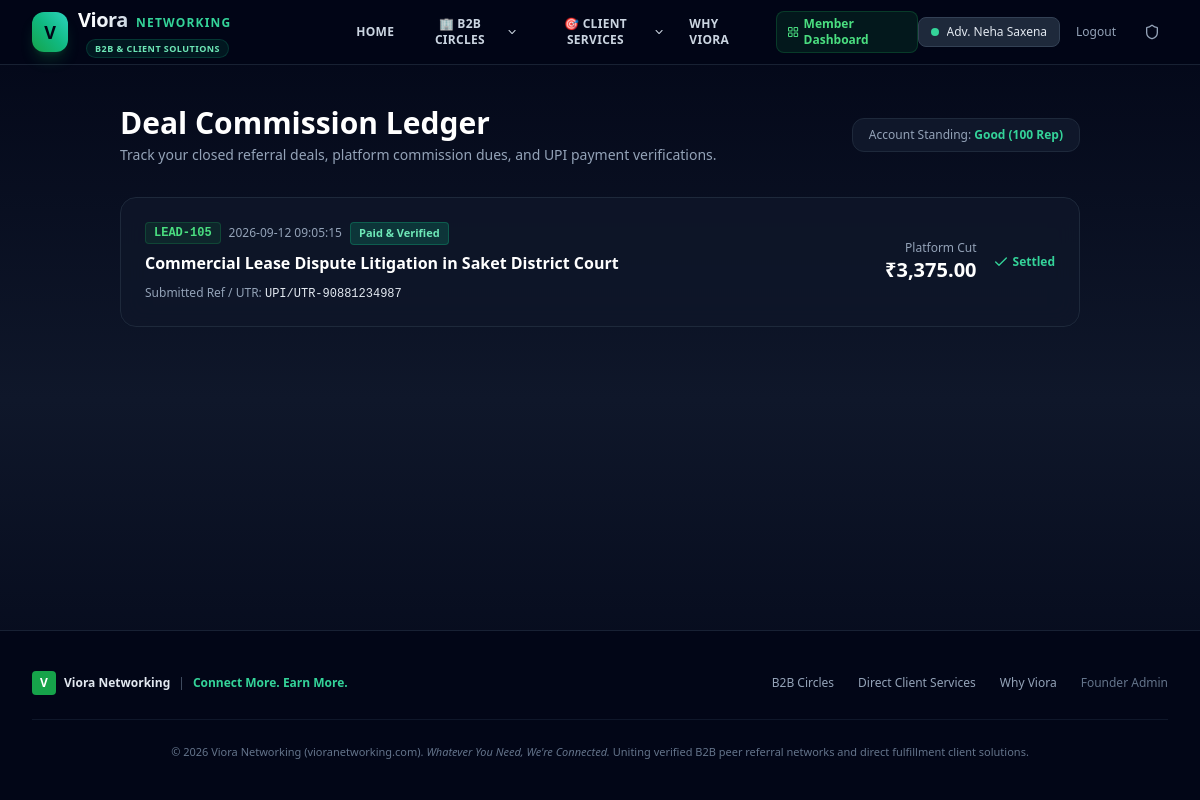
The app's page /ledger (signed in) with its own data.
### tables this page shows
CREATE TABLE users (
        id INTEGER PRIMARY KEY AUTOINCREMENT,
        full_name TEXT NOT NULL,
        phone_number TEXT NOT NULL,
        whatsapp_number TEXT NOT NULL,
        profession_category TEXT NOT NULL,
        profession_custom TEXT,
        group_id INTEGER,
        city_area TEXT NOT NULL,
        business_name TEXT,
        years_experience INTEGER DEFAULT 1,
        rera_or_license_id TEXT,
        source_channel TEXT,
        consent_share_contact INTEGER DEFAULT 1,
        verification_status TEXT DEFAULT 'approved', -- 'pending', 'approved', 'rejected'
        reputation_score INTEGER DEFAULT 100,
        role TEXT DEFAULT 'member', -- 'member', 'admin'
        subscription_status TEXT DEFAULT 'trial', -- 'trial', 'active', 'expired'
        trial_ends_at TIMESTAMP,
        created_at TIMESTAMP DEFAULT CURRENT_TIMESTAMP,
        FOREIGN KEY (group_id) REFERENCES vertical_groups (id)
    );

CREATE TABLE commission_ledger (
        id INTEGER PRIMARY KEY AUTOINCREMENT,
        lead_id INTEGER NOT NULL,
        payer_id INTEGER NOT NULL,
        amount REAL NOT NULL,
        status TEXT DEFAULT 'pending', -- 'pending', 'proof_submitted', 'verified'
        payment_method TEXT DEFAULT 'UPI',
        proof_reference TEXT,
        proof_notes TEXT,
        created_at TIMESTAMP DEFAULT CURRENT_TIMESTAMP,
        FOREIGN KEY (lead_id) REFERENCES leads (id),
        FOREIGN KEY (payer_id) REFERENCES users (id)
    );

CREATE TABLE leads (
        id INTEGER PRIMARY KEY AUTOINCREMENT,
        lead_token TEXT UNIQUE,
        group_id INTEGER NOT NULL,
        author_id INTEGER NOT NULL,
        title TEXT NOT NULL,
        deal_type TEXT NOT NULL, -- 'buy', 'sell', 'rent', 'project', 'client_consult', 'other'
        sub_location TEXT NOT NULL,
        budget_range TEXT NOT NULL,
        description TEXT NOT NULL,
        expected_commission TEXT,
        status TEXT DEFAULT 'open', -- 'open', 'claimed', 'in_progress', 'closed', 'disputed'
        claimed_by_id INTEGER,
        claimed_at TIMESTAMP,
        closed_at TIMESTAMP,
        deal_value REAL DEFAULT 0,
        commission_earned REAL DEFAULT 0,
        platform_fee REAL DEFAULT 0,
        created_at TIMESTAMP DEFAULT CURRENT_TIMESTAMP,
        FOREIGN KEY (group_id) REFERENCES vertical_groups (id),
        FOREIGN KEY (author_id) REFERENCES users (id),
        FOREIGN KEY (claimed_by_id) REFERENCES users (id)
    );

### main.py (the view)
@app.get("/ledger", response_class=HTMLResponse)
async def ledger_page(request: Request):
    current_user = get_current_user(request)
    if not current_user:
        return RedirectResponse(url="/login", status_code=302)
    ledger_entries = models.get_commission_ledger(current_user["id"])
    return templates.TemplateResponse(request=request, name="ledger.html", context={
        "current_user": current_user,
        "ledger_entries": ledger_entries
    })

### templates/ledger.html (shortened to what this page needs)
{% extends "layout.html" %}
{% block content %}
<div class="max-w-5xl mx-auto px-4 sm:px-6 lg:px-8 py-10" x-data="{ proofModal: false, selectedLedgerId: null, selectedAmount: 0 }">
  <div class="mb-8 flex flex-col sm:flex-row sm:items-center justify-between gap-4">
    <div>
      <h1 class="text-2xl sm:text-3xl font-extrabold text-white">Deal Commission Ledger</h1>
      <p class="text-xs sm:text-sm text-slate-400 mt-1">Track your closed referral deals, platform commission dues, and UPI payment verifications.</p>
    </div>
    <div class="flex items-center gap-3">
      <div class="px-4 py-2 rounded-xl bg-slate-900 border border-slate-800 text-xs">
        <span class="text-slate-400">Account Standing:</span> <strong class="text-emerald-400">Good (100 Rep)</strong>
      </div>
    </div>
  </div>
  {% if ledger_entries %}
    <div class="space-y-4">
      {% for entry in ledger_entries %}
        <div class="p-6 rounded-2xl glass-card border border-slate-800 flex flex-col md:flex-row md:items-center justify-between gap-6">
          <div class="space-y-1.5">
            <div class="flex items-center gap-2">
              <span class="font-mono text-xs font-bold text-brand-400 bg-brand-500/10 px-2 py-0.5 rounded border border-brand-500/20">
                {{ entry.lead_token }}
              </span>
              <span class="text-xs text-slate-400">{{ entry.created_at }}</span>
              {% if entry.status == 'verified' %}
                <span class="text-[11px] font-bold px-2 py-0.5 rounded bg-emerald-500/20 text-emerald-300 border border-emerald-500/30">
                  Paid & Verified
                </span>
              {% elif entry.status == 'proof_submitted' %}
                <span class="text-[11px] font-bold px-2 py-0.5 rounded bg-amber-500/20 text-amber-300 border border-amber-500/30">
                  Verification Pending
                </span>
              {% else %}
                <span class="text-[11px] font-bold px-2 py-0.5 rounded bg-rose-500/20 text-rose-300 border border-rose-500/30">
                  Payment Due
                </span>
              {% endif %}
            </div>
            <h3 class="text-base font-bold text-white">{{ entry.lead_title }}</h3>
            {% if entry.proof_reference %}
              <div class="text-xs text-slate-400 pt-1">
                <span>Submitted Ref / UTR: <code class="text-slate-200">{{ entry.proof_reference }}</code></span>
              </div>
            {% endif %}
          </div>
          <div class="flex items-center gap-4 shrink-0">
            <div class="text-right">
              <div class="text-xs text-slate-400">Platform Cut</div>
              <div class="text-xl font-extrabold text-white">₹{{ "{:,.2f}".format(entry.amount) }}</div>
            </div>
            {% if entry.status == 'pending' %}
              <button @click="selectedLedgerId = {{ entry.id }}; selectedAmount = '{{ entry.amount }}'; proofModal = true" class="py-2.5 px-4 rounded-xl bg-gradient-to-r from-brand-600 to-emerald-500 hover:from-brand-500 hover:to-emerald-400 text-slate-950 font-bold text-xs shadow-md transition">
                Pay via UPI
              </button>
            {% elif entry.status == 'proof_submitted' %}
              <span class="text-xs text-amber-400 font-medium italic">Under Review</span>
            {% elif entry.status == 'verified' %}
              <span class="text-xs text-emerald-400 font-bold flex items-center gap-1">
                <i data-lucide="check" class="w-4 h-4"></i> Settled
              </span>
            {% endif %}
          </div>
        </div>
      {% endfor %}
    </div>
  {% endif %}
</div>
{% endblock %}

### templates/layout.html (shortened to what this page needs)
<!DOCTYPE html>
<html lang="en" class="h-full bg-slate-950 text-slate-100">
<head>
  <script src="https://cdn.tailwindcss.com"></script>
</head>
<body class="min-h-full flex flex-col bg-gradient-to-b from-slate-950 via-slate-900 to-slate-950 font-sans antialiased text-slate-200 selection:bg-brand-500 selection:text-white pb-16 md:pb-0">
  <header class="sticky top-0 z-50 border-b border-slate-800/80 bg-slate-950/90 backdrop-blur-md">
    <div class="max-w-7xl mx-auto px-4 sm:px-6 lg:px-8 h-16 flex items-center justify-between">
      <a href="/" class="flex items-center gap-2.5 group">
        <div class="w-10 h-10 rounded-xl bg-gradient-to-tr from-brand-600 via-emerald-500 to-teal-400 flex items-center justify-center text-slate-950 shadow-lg shadow-brand-500/20 group-hover:scale-105 transition-transform font-black text-lg">
          V
        </div>
        <div>
          <span class="text-xl font-extrabold tracking-tight bg-gradient-to-r from-white via-slate-100 to-slate-300 bg-clip-text text-transparent">Viora</span>
          <span class="text-xs uppercase tracking-widest font-bold text-emerald-400 ml-1">Networking</span>
          <span class="hidden sm:inline-block ml-2 text-[9px] uppercase tracking-wider font-bold px-2 py-0.5 rounded-full bg-emerald-500/10 text-emerald-300 border border-emerald-500/20">B2B & Client Solutions</span>
        </div>
      </a>
      <nav class="hidden lg:flex items-center gap-6 text-sm font-semibold text-slate-300">
        <a href="/" class="hover:text-white transition-colors tracking-wide uppercase text-xs">Home</a>
        <div x-data="{ open: false }" class="relative" @click.away="open = false">
          <button @click="open = !open" class="flex items-center gap-1 hover:text-white transition-colors tracking-wide uppercase text-xs focus:outline-none">
            <span>🏢 B2B Circles</span>
            <i data-lucide="chevron-down" class="w-3.5 h-3.5 transition-transform" :class="open ? 'rotate-180' : ''"></i>
          </button>
        </div>
        <div x-data="{ open: false }" class="relative" @click.away="open = false">
          <button @click="open = !open" class="flex items-center gap-1 hover:text-white transition-colors tracking-wide uppercase text-xs focus:outline-none">
            <span>🎯 Client Services</span>
            <i data-lucide="chevron-down" class="w-3.5 h-3.5 transition-transform" :class="open ? 'rotate-180' : ''"></i>
          </button>
        </div>
        <a href="/#advantages" class="hover:text-white transition-colors tracking-wide uppercase text-xs">Why Viora</a>
        {% if current_user %}
          <a href="/app" class="text-brand-400 hover:text-brand-300 flex items-center gap-1 text-xs font-bold px-2.5 py-1 rounded-lg bg-brand-500/10 border border-brand-500/20">
            <i data-lucide="layout-grid" class="w-3.5 h-3.5"></i> Member Dashboard
          </a>
        {% endif %}
      </nav>
      <div class="flex items-center gap-3">
        {% if current_user %}
          <div class="flex items-center gap-2">
            <a href="/app" class="hidden sm:flex items-center gap-2 px-3 py-1.5 rounded-lg bg-slate-800 hover:bg-slate-700 text-xs text-slate-200 border border-slate-700 transition">
              <span class="w-2 h-2 rounded-full bg-emerald-400 animate-pulse"></span>
              <span class="font-medium truncate max-w-[120px]">{{ current_user.full_name }}</span>
            </a>
            <a href="/logout" class="text-xs text-slate-400 hover:text-white px-2 py-1">Logout</a>
          </div>
        {% endif %}
        <a href="/admin" title="Founder Admin Portal" class="p-2 text-slate-400 hover:text-brand-400 transition-colors rounded-lg hover:bg-slate-800">
          <i data-lucide="shield" class="w-4 h-4"></i>
        </a>
      </div>
    </div>
  </header>
  <main class="flex-1">
    {% block content %}{% endblock %}
  </main>
  <footer class="border-t border-slate-800/80 bg-slate-950 text-slate-400 text-xs py-10 mt-20">
    <div class="max-w-7xl mx-auto px-4 sm:px-6 lg:px-8">
      <div class="flex flex-col md:flex-row items-center justify-between gap-6">
        <div class="flex items-center gap-2">
          <div class="w-6 h-6 rounded bg-brand-600 flex items-center justify-center text-white text-xs font-black">V</div>
          <span class="font-bold text-slate-200">Viora Networking</span>
          <span class="text-slate-600">|</span>
          <span class="text-emerald-400 font-semibold">Connect More. Earn More.</span>
        </div>
        <div class="flex flex-wrap items-center gap-6">
          <a href="/#professions" class="hover:text-slate-200">B2B Circles</a>
          <a href="/#services" class="hover:text-slate-200">Direct Client Services</a>
          <a href="/#advantages" class="hover:text-slate-200">Why Viora</a>
          <a href="/admin" class="hover:text-brand-400 text-slate-500">Founder Admin</a>
        </div>
      </div>
      <div class="mt-6 pt-6 border-t border-slate-900 text-center text-slate-500 text-[11px]">
        &copy; 2026 Viora Networking (vioranetworking.com). <em>Whatever You Need, We're Connected.</em> Uniting verified B2B peer referral networks and direct fulfillment client solutions.
      </div>
    </div>
  </footer>
</body>
</html>

### templates/layout.html (style rules this page uses)
.glass-card { background: rgba(15, 23, 42, 0.75); backdrop-filter: blur(12px); border: 1px solid rgba(255, 255, 255, 0.08); }

### records on screen
users: full_name "Adv. Neha Saxena"
commission_ledger: lead_token "LEAD-105", created_at "2026-09-12 09:05:15", status "Paid & Verified", lead_title "Commercial Lease Dispute Litigation in Saket District Court", proof_reference "UPI/UTR-90881234987", amount "3,375.00"
